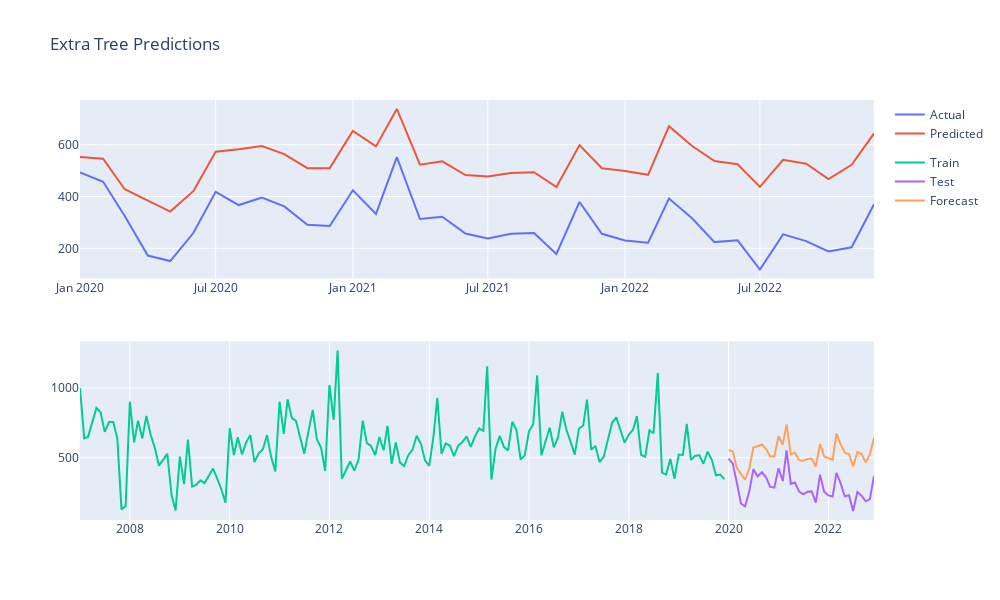
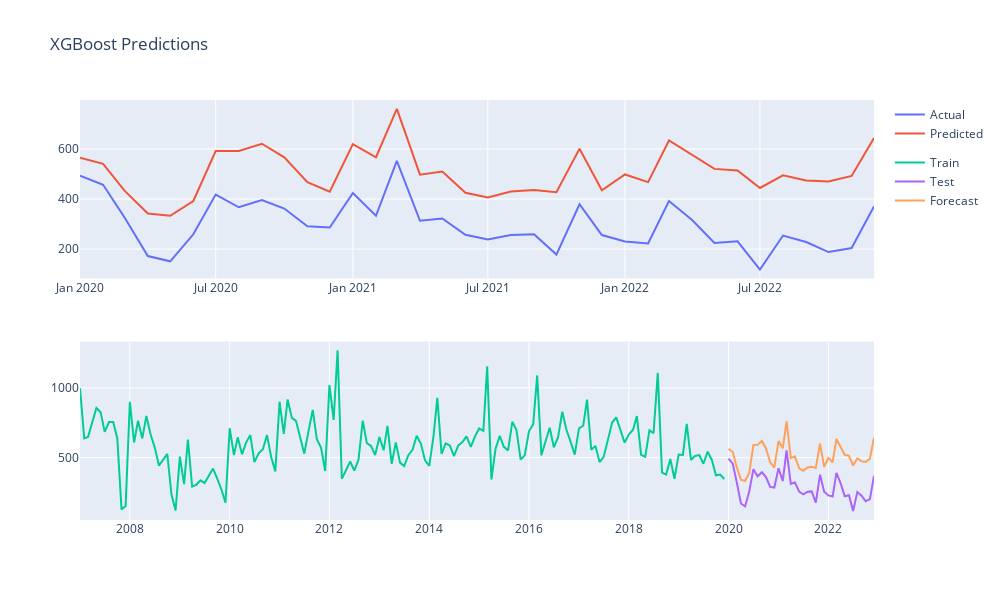
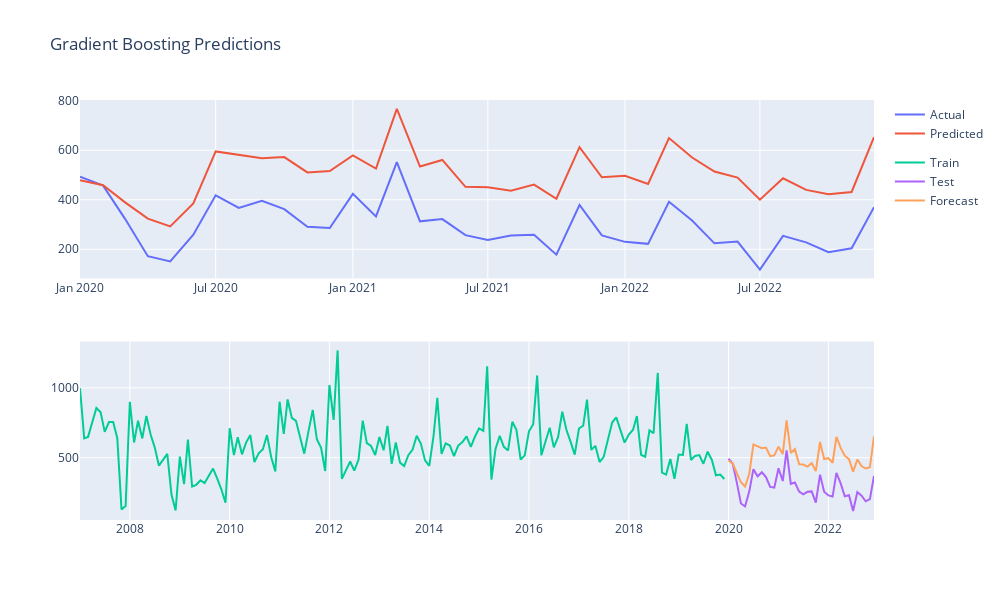
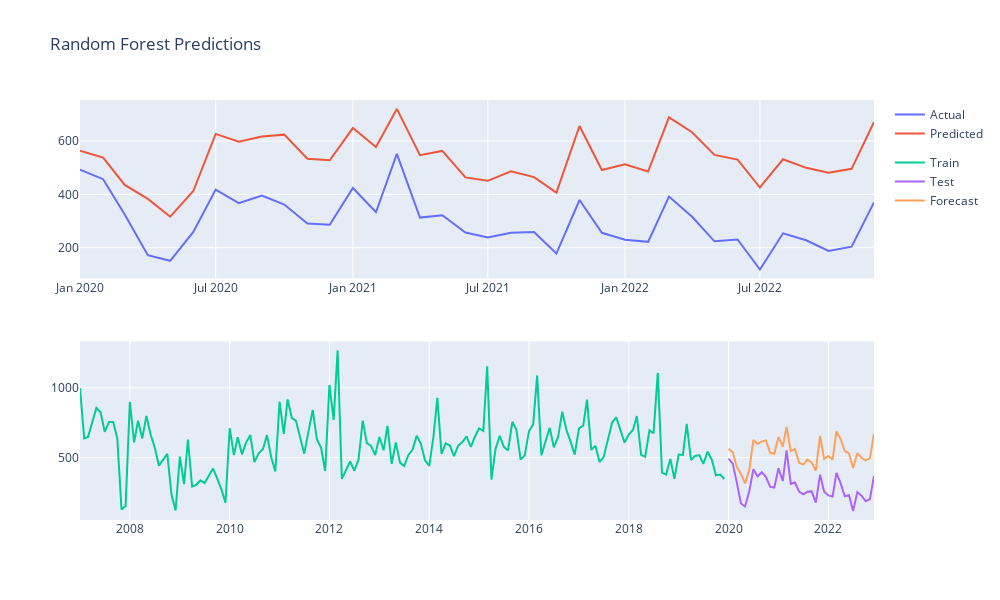

The code cell stored with these charts, in order, in its notebook:
### Markdown cell above
### Models

### Code cell
# Hyperparameters
#et_params = [{"C":0.01}, {"C":0.1}, {"C":1}, {"C":10}]
et_params = [{}]
xgb_params = [{}]
gb_params = [{}]
rf_params = [{}]
ab_params = [{}]
lgbm_params = [{}]
dt_params = [{}]

modelclasses = [
    ["Extra Tree", ExtraTreesRegressor, et_params],
    ["XGBoost", XGBRegressor, xgb_params],
    ["Gradient Boosting", GradientBoostingRegressor, gb_params],
    ["Random Forest", RandomForestRegressor, rf_params],
    ["Ada Boost", AdaBoostRegressor, ab_params],
    ["LightGBM", LGBMRegressor, lgbm_params],
    ["Decision Tree", DecisionTreeRegressor, dt_params]
]

number_of_lags = 12

for model_name, Model, params_list in modelclasses:
    for params in params_list:

        # Create forecaster
        forecaster = ForecasterAutoreg(
                regressor = Model(**params),
                lags = number_of_lags
        )
        # Fit model
        forecaster.fit(y=train[dep_var], exog=train_exo)
        
        # Predict
        preds = forecaster.predict(steps=steps, exog=test_exo)

        # Score
        scoring(model_name, test[dep_var], preds, True, True)
